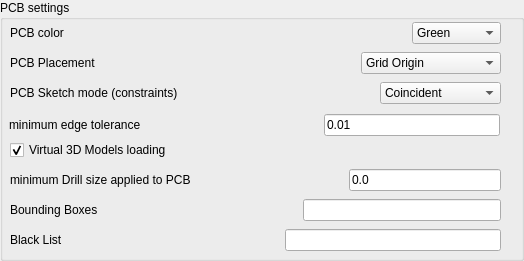
       <widget class="QGroupBox" name="pcb_settings">
        <property name="geometry">
         <rect>
          <x>0</x>
          <y>110</y>
          <width>524</width>
          <height>261</height>
         </rect>
        </property>
        <property name="title">
         <string>PCB settings</string>
        </property>
        <widget class="QWidget" name="layoutWidget_2">
         <property name="geometry">
          <rect>
           <x>10</x>
           <y>20</y>
           <width>491</width>
           <height>26</height>
          </rect>
         </property>
         <layout class="QHBoxLayout" name="horizontalLayout_12">
          <item>
           <widget class="QLabel" name="label_20">
            <property name="toolTip">
             <string>PCB color</string>
            </property>
            <property name="text">
             <string>PCB color</string>
            </property>
            <property name="alignment">
             <set>Qt::AlignLeading|Qt::AlignLeft|Qt::AlignVCenter</set>
            </property>
           </widget>
          </item>
          <item>
           <spacer name="horizontalSpacer_5">
            <property name="orientation">
             <enum>Qt::Horizontal</enum>
            </property>
            <property name="sizeHint" stdset="0">
             <size>
              <width>40</width>
              <height>20</height>
             </size>
            </property>
           </spacer>
          </item>
          <item>
           <widget class="Gui::PrefComboBox" name="gui::prefcombobox_1">
            <property name="toolTip">
             <string>PCB color</string>
            </property>
            <property name="currentIndex">
             <number>0</number>
            </property>
            <property name="prefEntry" stdset="0">
             <cstring>pcb_color</cstring>
            </property>
            <property name="prefPath" stdset="0">
             <cstring>Mod/kicadStepUpGui</cstring>
            </property>
            <item>
             <property name="text">
              <string>Green</string>
             </property>
            </item>
            <item>
             <property name="text">
              <string>Blue</string>
             </property>
            </item>
            <item>
             <property name="text">
              <string>Red</string>
             </property>
            </item>
            <item>
             <property name="text">
              <string>Purple</string>
             </property>
            </item>
            <item>
             <property name="text">
              <string>DarkGreen</string>
             </property>
            </item>
            <item>
             <property name="text">
              <string>DarkBlue</string>
             </property>
            </item>
            <item>
             <property name="text">
              <string>LightBlue</string>
             </property>
            </item>
            <item>
             <property name="text">
              <string>Yellow</string>
             </property>
            </item>
            <item>
             <property name="text">
              <string>Black</string>
             </property>
            </item>
            <item>
             <property name="text">
              <string>White</string>
             </property>
            </item>
           </widget>
          </item>
         </layout>
        </widget>
        <widget class="QWidget" name="layoutWidget_3">
         <property name="geometry">
          <rect>
           <x>10</x>
           <y>50</y>
           <width>491</width>
           <height>26</height>
          </rect>
         </property>
         <layout class="QHBoxLayout" name="horizontalLayout_13">
          <item>
           <widget class="QLabel" name="label_21">
            <property name="toolTip">
             <string>PCB Reference Placement in mechanical environment</string>
            </property>
            <property name="text">
             <string>PCB Placement</string>
            </property>
            <property name="alignment">
             <set>Qt::AlignLeading|Qt::AlignLeft|Qt::AlignVCenter</set>
            </property>
           </widget>
          </item>
          <item>
           <spacer name="horizontalSpacer_6">
            <property name="orientation">
             <enum>Qt::Horizontal</enum>
            </property>
            <property name="sizeHint" stdset="0">
             <size>
              <width>40</width>
              <height>20</height>
             </size>
            </property>
           </spacer>
          </item>
          <item>
           <widget class="Gui::PrefComboBox" name="gui::prefcombobox_2">
            <property name="toolTip">
             <string>PCB Reference Placement in mechanical environment</string>
            </property>
            <property name="currentIndex">
             <number>0</number>
            </property>
            <property name="prefEntry" stdset="0">
             <cstring>pcb_placement</cstring>
            </property>
            <property name="prefPath" stdset="0">
             <cstring>Mod/kicadStepUpGui</cstring>
            </property>
            <item>
             <property name="text">
              <string>Grid Origin</string>
             </property>
            </item>
            <item>
             <property name="text">
              <string>Aux Origin</string>
             </property>
            </item>
            <item>
             <property name="text">
              <string>Pcb Center (approx)</string>
             </property>
            </item>
           </widget>
          </item>
         </layout>
        </widget>
        <widget class="QWidget" name="layoutWidget_4">
         <property name="geometry">
          <rect>
           <x>10</x>
           <y>80</y>
           <width>491</width>
           <height>26</height>
          </rect>
         </property>
         <layout class="QHBoxLayout" name="horizontalLayout_14">
          <item>
           <widget class="QLabel" name="label_22">
            <property name="toolTip">
             <string>Constraints to be added to PCB Sketch</string>
            </property>
            <property name="text">
             <string>PCB Sketch mode (constraints)</string>
            </property>
            <property name="alignment">
             <set>Qt::AlignLeading|Qt::AlignLeft|Qt::AlignVCenter</set>
            </property>
           </widget>
          </item>
          <item>
           <spacer name="horizontalSpacer_7">
            <property name="orientation">
             <enum>Qt::Horizontal</enum>
            </property>
            <property name="sizeHint" stdset="0">
             <size>
              <width>40</width>
              <height>20</height>
             </size>
            </property>
           </spacer>
          </item>
          <item>
           <widget class="Gui::PrefComboBox" name="gui::prefcombobox_3">
            <property name="toolTip">
             <string>Constraints to be added to PCB Sketch</string>
            </property>
            <property name="currentIndex">
             <number>0</number>
            </property>
            <property name="prefEntry" stdset="0">
             <cstring>sketch_constraints</cstring>
            </property>
            <property name="prefPath" stdset="0">
             <cstring>Mod/kicadStepUpGui</cstring>
            </property>
            <item>
             <property name="text">
              <string>Coincident</string>
             </property>
            </item>
            <item>
             <property name="text">
              <string>V&amp;H, Coincident</string>
             </property>
            </item>
            <item>
             <property name="text">
              <string>Full</string>
             </property>
            </item>
            <item>
             <property name="text">
              <string>None</string>
             </property>
            </item>
           </widget>
          </item>
         </layout>
        </widget>
        <widget class="Gui::PrefCheckBox" name="cb_virtual">
         <property name="geometry">
          <rect>
           <x>10</x>
           <y>140</y>
           <width>463</width>
           <height>20</height>
          </rect>
         </property>
         <property name="toolTip">
          <string>Enable/Disable Virtual 3D
(mechanical) models</string>
         </property>
         <property name="text">
          <string>Virtual 3D Models loading</string>
         </property>
         <property name="checked">
          <bool>true</bool>
         </property>
         <property name="prefEntry" stdset="0">
          <cstring>mode_virtual</cstring>
         </property>
         <property name="prefPath" stdset="0">
          <cstring>Mod/kicadStepUpGui</cstring>
         </property>
        </widget>
        <widget class="QWidget" name="layoutWidget_5">
         <property name="geometry">
          <rect>
           <x>10</x>
           <y>165</y>
           <width>491</width>
           <height>30</height>
          </rect>
         </property>
         <layout class="QHBoxLayout" name="horizontalLayout_4">
          <item>
           <widget class="QLabel" name="label">
            <property name="toolTip">
             <string>minimum Drill size applied to PCB
'0.0' -&gt; all drills are loaded</string>
            </property>
            <property name="text">
             <string>minimum Drill size applied to PCB</string>
            </property>
           </widget>
          </item>
          <item>
           <spacer name="horizontalSpacer_8">
            <property name="orientation">
             <enum>Qt::Horizontal</enum>
            </property>
            <property name="sizeHint" stdset="0">
             <size>
              <width>40</width>
              <height>20</height>
             </size>
            </property>
           </spacer>
          </item>
          <item>
           <widget class="Gui::PrefLineEdit" name="lineEdit_drills">
            <property name="toolTip">
             <string>minimum Drill size applied to PCB
'0.0' -&gt; all drills are loaded</string>
            </property>
            <property name="text">
             <string>0.0</string>
            </property>
            <property name="prefEntry" stdset="0">
             <cstring>drill_size</cstring>
            </property>
            <property name="prefPath" stdset="0">
             <cstring>Mod/kicadStepUpGui</cstring>
            </property>
           </widget>
          </item>
         </layout>
        </widget>
        <widget class="QWidget" name="layoutWidget_7">
         <property name="geometry">
          <rect>
           <x>10</x>
           <y>195</y>
           <width>491</width>
           <height>30</height>
          </rect>
         </property>
         <layout class="QHBoxLayout" name="horizontalLayout_6">
          <item>
           <widget class="QLabel" name="label_3">
            <property name="toolTip">
             <string>&lt;html&gt;&lt;head/&gt;&lt;body&gt;&lt;p&gt;&lt;span style=&quot; font-weight:600;&quot;&gt;Bounding Box LIST:&lt;/span&gt;&lt;/p&gt;&lt;p&gt;configure which 3D models will be converted to Bounding Box&lt;/p&gt;&lt;p&gt;&lt;span style=&quot; font-weight:600;&quot;&gt;Examples:&lt;/span&gt;&lt;/p&gt;&lt;p&gt;&lt;span style=&quot; font-weight:600;&quot;&gt;ALL&lt;/span&gt;&lt;span style=&quot; font-style:italic;&quot;&gt;-&amp;gt; all models will be converted to bounding boxes&lt;/span&gt;&lt;/p&gt;&lt;p&gt;&lt;span style=&quot; font-weight:600;&quot;&gt;LIST&lt;/span&gt; DSUB-15-HD_FH, DSUB-9_FH &lt;span style=&quot; font-style:italic;&quot;&gt;-&amp;gt; these two models will NOT be converted to BBox&lt;/span&gt;&lt;/p&gt;&lt;p&gt;&lt;span style=&quot; font-style:italic;&quot;&gt;(list of 3D model's names separated by a comma)&lt;/span&gt;&lt;/p&gt;&lt;/body&gt;&lt;/html&gt;</string>
            </property>
            <property name="text">
             <string>Bounding Boxes</string>
            </property>
           </widget>
          </item>
          <item>
           <spacer name="horizontalSpacer_10">
            <property name="orientation">
             <enum>Qt::Horizontal</enum>
            </property>
            <property name="sizeHint" stdset="0">
             <size>
              <width>40</width>
              <height>20</height>
             </size>
            </property>
           </spacer>
          </item>
          <item>
           <widget class="Gui::PrefLineEdit" name="lineEdit_bbox">
            <property name="toolTip">
             <string>&lt;html&gt;&lt;head/&gt;&lt;body&gt;&lt;p&gt;&lt;span style=&quot; font-weight:600;&quot;&gt;Bounding Box LIST:&lt;/span&gt;&lt;/p&gt;&lt;p&gt;configure which 3D models will be converted to Bounding Box&lt;/p&gt;&lt;p&gt;&lt;span style=&quot; font-weight:600;&quot;&gt;Examples:&lt;/span&gt;&lt;/p&gt;&lt;p&gt;&lt;span style=&quot; font-weight:600;&quot;&gt;ALL&lt;/span&gt;&lt;span style=&quot; font-style:italic;&quot;&gt;-&amp;gt; all models will be converted to bounding boxes&lt;/span&gt;&lt;/p&gt;&lt;p&gt;&lt;span style=&quot; font-weight:600;&quot;&gt;LIST&lt;/span&gt; DSUB-15-HD_FH, DSUB-9_FH &lt;span style=&quot; font-style:italic;&quot;&gt;-&amp;gt; these two models will NOT be converted to BBox&lt;/span&gt;&lt;/p&gt;&lt;p&gt;&lt;span style=&quot; font-style:italic;&quot;&gt;(list of 3D model's names separated by a comma)&lt;/span&gt;&lt;/p&gt;&lt;/body&gt;&lt;/html&gt;</string>
            </property>
            <property name="text">
             <string/>
            </property>
            <property name="prefEntry" stdset="0">
             <cstring>bbox_list</cstring>
            </property>
            <property name="prefPath" stdset="0">
             <cstring>Mod/kicadStepUpGui</cstring>
            </property>
           </widget>
          </item>
         </layout>
        </widget>
        <widget class="QWidget" name="layoutWidget_8">
         <property name="geometry">
          <rect>
           <x>10</x>
           <y>225</y>
           <width>491</width>
           <height>30</height>
          </rect>
         </property>
         <layout class="QHBoxLayout" name="horizontalLayout_7">
          <item>
           <widget class="QLabel" name="label_4">
            <property name="toolTip">
             <string>&lt;html&gt;&lt;head/&gt;&lt;body&gt;&lt;p&gt;&lt;span style=&quot; font-weight:600;&quot;&gt;Black List:&lt;/span&gt;&lt;/p&gt;&lt;p&gt;put here your model names that you don't want to load (e.g. smallest ones)&lt;/p&gt;&lt;p&gt;separated by a comma.&lt;/p&gt;&lt;p&gt;volume and height are also configurable.&lt;/p&gt;&lt;p&gt;(volume=1 means all models with a volume &amp;lt; 1mm3 will not be included)&lt;/p&gt;&lt;p&gt;(height=1 means all models with a height &amp;lt; 1mm will not be included)&lt;/p&gt;&lt;p&gt;&lt;br/&gt;&lt;span style=&quot; font-weight:600;&quot;&gt;Examples:&lt;/span&gt;&lt;/p&gt;&lt;p&gt;r_0603,r_0402,c_0402,c_0603&lt;/p&gt;&lt;p&gt;height=1.0&lt;/p&gt;&lt;p&gt;volume=1.0&lt;/p&gt;&lt;p&gt;&lt;span style=&quot; font-weight:600;&quot;&gt;An empty list means all the models will be parsed.&lt;/span&gt;&lt;/p&gt;&lt;/body&gt;&lt;/html&gt;</string>
            </property>
            <property name="text">
             <string>Black List</string>
            </property>
           </widget>
          </item>
          <item>
           <spacer name="horizontalSpacer_11">
            <property name="orientation">
             <enum>Qt::Horizontal</enum>
            </property>
            <property name="sizeHint" stdset="0">
             <size>
              <width>40</width>
              <height>20</height>
             </size>
            </property>
           </spacer>
          </item>
          <item>
           <widget class="Gui::PrefLineEdit" name="lineEdit_blackList">
            <property name="toolTip">
             <string>&lt;html&gt;&lt;head/&gt;&lt;body&gt;&lt;p&gt;&lt;span style=&quot; font-weight:600;&quot;&gt;Black List:&lt;/span&gt;&lt;/p&gt;&lt;p&gt;put here your model names that you don't want to load (e.g. smallest ones)&lt;/p&gt;&lt;p&gt;separated by a comma.&lt;/p&gt;&lt;p&gt;volume and height are also configurable.&lt;/p&gt;&lt;p&gt;(volume=1 means all models with a volume &amp;lt; 1mm3 will not be included)&lt;/p&gt;&lt;p&gt;(height=1 means all models with a height &amp;lt; 1mm will not be included)&lt;/p&gt;&lt;p&gt;&lt;br/&gt;&lt;span style=&quot; font-weight:600;&quot;&gt;Examples:&lt;/span&gt;&lt;/p&gt;&lt;p&gt;r_0603,r_0402,c_0402,c_0603&lt;/p&gt;&lt;p&gt;height=1.0&lt;/p&gt;&lt;p&gt;volume=1.0&lt;/p&gt;&lt;p&gt;&lt;span style=&quot; font-weight:600;&quot;&gt;An empty list means all the models will be parsed.&lt;/span&gt;&lt;/p&gt;&lt;/body&gt;&lt;/html&gt;</string>
            </property>
            <property name="text">
             <string/>
            </property>
            <property name="prefEntry" stdset="0">
             <cstring>blacklist</cstring>
            </property>
            <property name="prefPath" stdset="0">
             <cstring>Mod/kicadStepUpGui</cstring>
            </property>
           </widget>
          </item>
         </layout>
        </widget>
        <widget class="QWidget" name="layoutWidget_9">
         <property name="geometry">
          <rect>
           <x>9</x>
           <y>110</y>
           <width>491</width>
           <height>30</height>
          </rect>
         </property>
         <layout class="QHBoxLayout" name="horizontalLayout_5">
          <item>
           <widget class="QLabel" name="label_2">
            <property name="toolTip">
             <string>minimum Edge Tolerance applied to PCB
default '0.01mm'</string>
            </property>
            <property name="text">
             <string>minimum edge tolerance</string>
            </property>
           </widget>
          </item>
          <item>
           <spacer name="horizontalSpacer_12">
            <property name="orientation">
             <enum>Qt::Horizontal</enum>
            </property>
            <property name="sizeHint" stdset="0">
             <size>
              <width>40</width>
              <height>20</height>
             </size>
            </property>
           </spacer>
          </item>
          <item>
           <widget class="Gui::PrefLineEdit" name="lineEdit_edgeTolerance">
            <property name="toolTip">
             <string>minimum Edge Tolerance applied to PCB
default '0.01mm'</string>
            </property>
            <property name="text">
             <string>0.01</string>
            </property>
            <property name="prefEntry" stdset="0">
             <cstring>edge_tolerance</cstring>
            </property>
            <property name="prefPath" stdset="0">
             <cstring>Mod/kicadStepUpGui</cstring>
            </property>
           </widget>
          </item>
         </layout>
        </widget>
       </widget>
